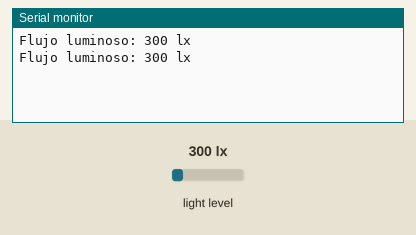
The sketch below on a simulated Arduino Uno, built with avr-gcc and run on an emulated ATmega328P. Parts: the last lines printed to the serial monitor. The inputs (shaded band) are chosen by the test bench; at power-on: light level 300 lx.

Above: at 1.8 s.
1.9 s: light level set to 40 lx
At 2.5 s:
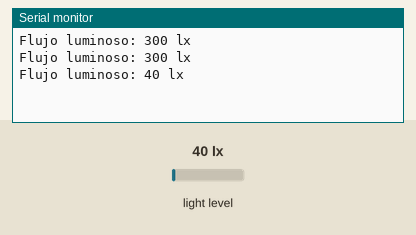
3.4 s: light level set to 500 lx
At 4.8 s:
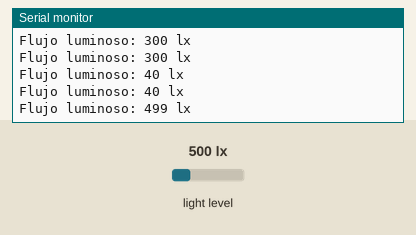
Timing chart, 0 to 6.4 s (numbered marks = the images above; inputs shaded):
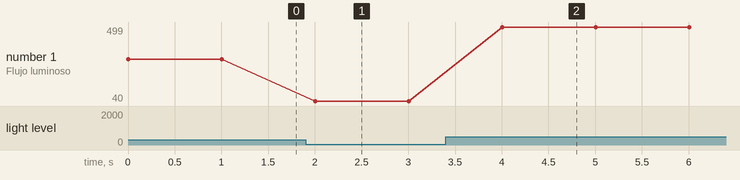

Measured:
- after the input at 1.9 s, the serial monitor: prints a new line after 0.10 s (image 1)
- after the input at 3.4 s, the serial monitor: prints a new line after 0.61 s (image 2)
- plotted number 1: 300 → 40 after the input at 1.9 s, 40 → 499 after the input at 3.4 s

The sketch:

Luxometro-BH1750-con-Arduino.ino
```cpp
/*
  Created by TEOS
  Domotic with Arduino https://goo.gl/btZpjs
  YouTube https://goo.gl/k7TUSZ
  Instagram https://goo.gl/zEIjia
  Facebook https://goo.gl/eivraR
  Twitter https://goo.gl/du5Wgn
  Github https://goo.gl/Xl5IiS
  Google Plus https://goo.gl/gBnUdh
  WEB https://goo.gl/jtiYJy
*/

#include <Wire.h>
#include <BH1750.h> //https://github.com/claws/BH1750
uint16_t lightLevelT;
String resultSerialT;

BH1750 lightRegisterT;

void setup() {
  Serial.begin(9600);
  Wire.begin();
  lightRegisterT.begin();
}


void loop() {
  lightLevelT = lightRegisterT.readLightLevel();
  resultSerialT = "Flujo luminoso: " + String(lightLevelT) + " lx";
  Serial.println(resultSerialT);
  delay(1000);
}
```
